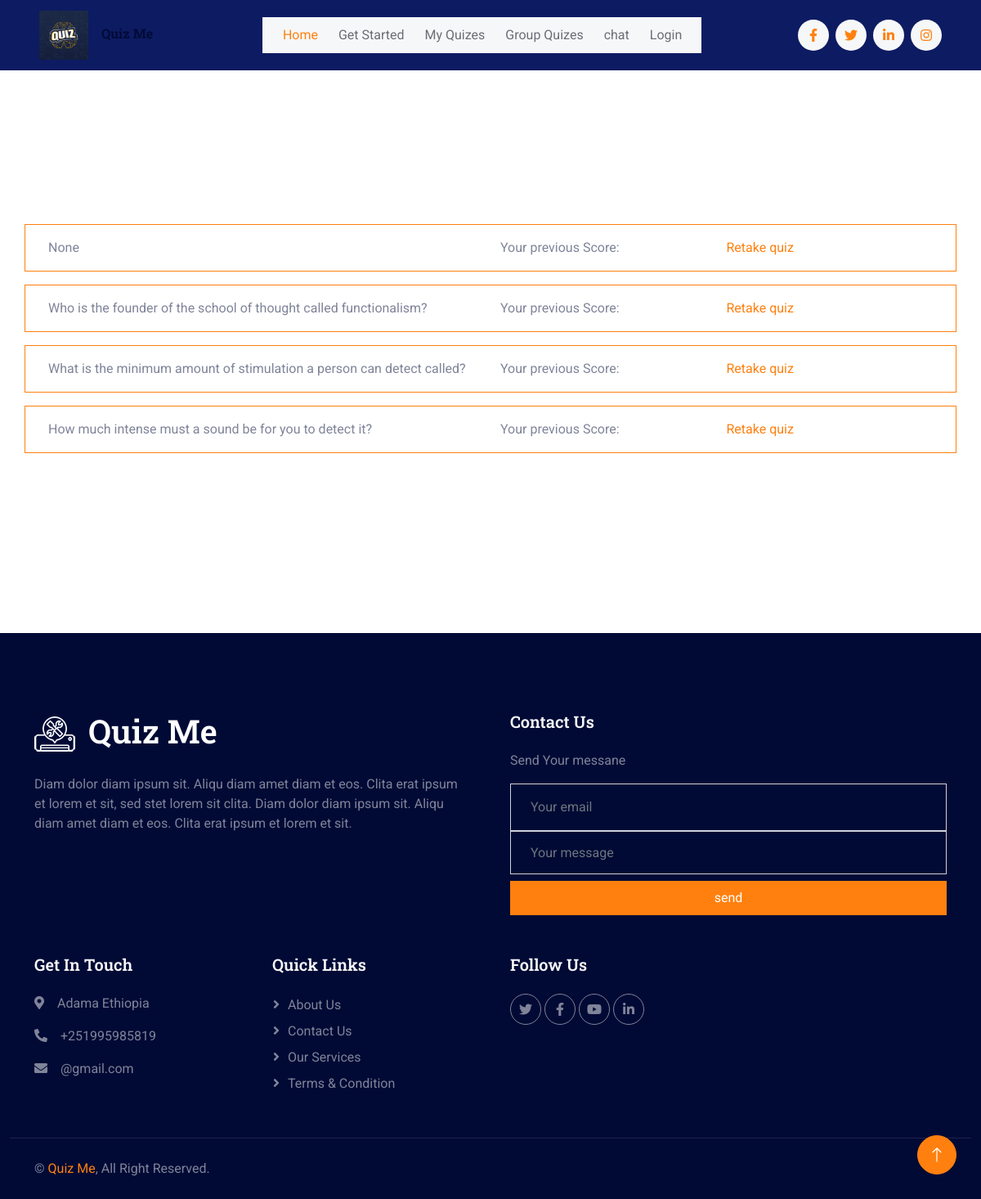
The app's page /my_quizes (signed in) with its own data.
### quiz_app/models.py (models this page shows, shortened)
class Quiz(models.Model):
    title = models.CharField(max_length=100, null=True, blank=True)
    size = models.IntegerField()
    generated_by = models.ForeignKey(CustomUser, on_delete=models.CASCADE)
    questions = models.TextField()
    user_score = models.IntegerField(default=0)

### quiz_app/views.py (the view)
# urls.py: path('my_quizes', views.myquizes, name='my_quizes'),
@login_required(login_url='login')
def myquizes(request):
    user = request.user
    quizs = Quiz.objects.all().filter(generated_by= user)
    return render(request, 'my_quizes.html', {"quizes":quizs})

### templates/my_quizes.html (shortened to what this page needs)
{% extends 'index2.html' %}
{% block content %}
{% load static %}
    <body>
        <div class="container-xxl py-5 custom-container">
            <div class="container">
                {% if quizes %}
                    {% for quiz in quizes %}
                        <div class="row border border-primary rounded p-3 mt-3">
                            <div class="col-md-6">
                                {{ quiz.title }}
                            </div>
                            <div class="col-md-3">
                                Your previous Score: {{ quiz.score }}
                            </div>
                            <div class="col-md-3">
                                <a href="">Retake quiz</a>
                            </div>
                        </div>
                    {% endfor %}
                {% else %}
                    <h1>You haven't taken any quizzes yet.</h1>
                {% endif %}
            </div>
        </div>
    </body>
{% endblock content %}

### static/css/style.css (style rules this page uses)
:root { --primary: #FF800F; --secondary: #001064; --light: #F6F7F8; --dark: #010A35; }

### templates/my_quizes.html (style rules this page uses)
.custom-container { min-height: 80vh; display: flex; flex-direction: column; justify-content: center; align-items: center; }

### records on screen
Quiz: title "None"
Quiz: title "Who is the founder of the school of thought called functionalism?"
Quiz: title "What is the minimum amount of stimulation a person can detect called?"
Quiz: title "How much intense must a sound be for you to detect it?"
